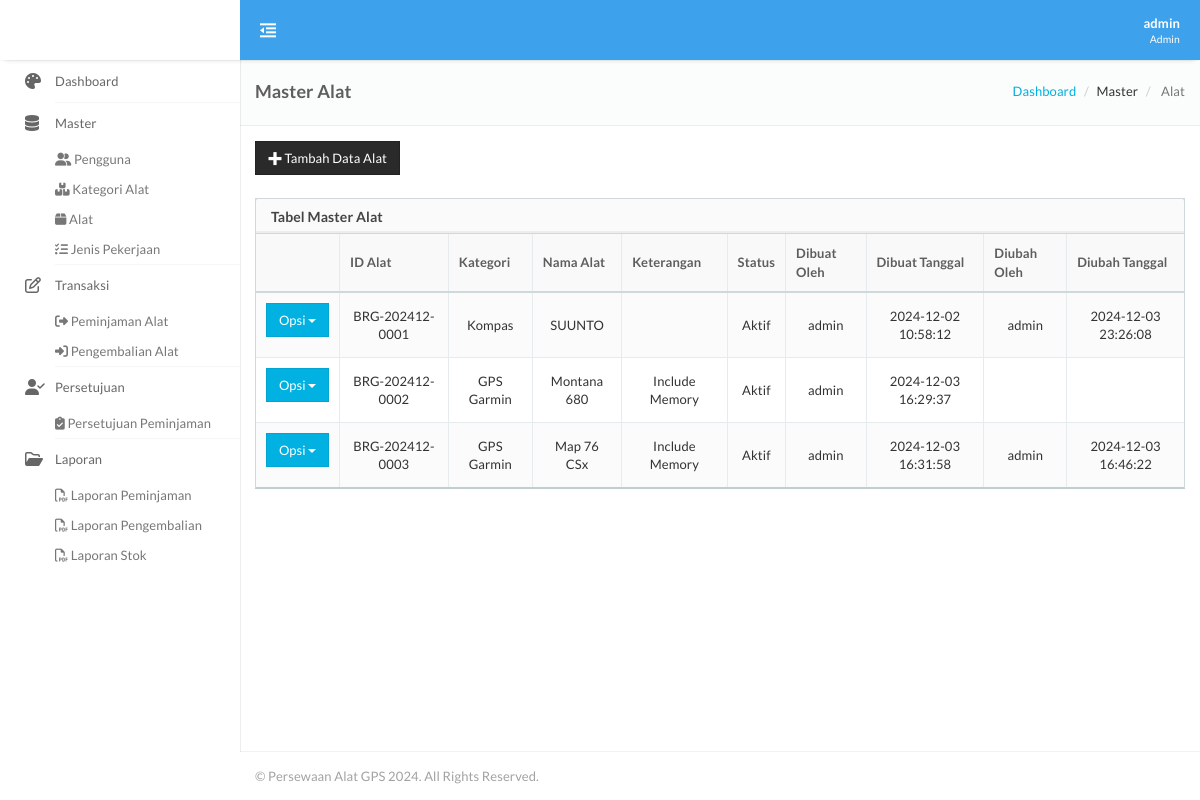
The app's page /barang.php (signed in) with its own data.
### tables this page shows
CREATE TABLE IF NOT EXISTS `m_barang` (
  `ID_BARANG` varchar(50) NOT NULL,
  `ID_KATEGORI` varchar(50) DEFAULT NULL,
  `NAMA_BARANG` varchar(100) DEFAULT NULL,
  `KETERANGAN` varchar(150) DEFAULT NULL,
  `STATUS` varchar(50) DEFAULT '1',
  `CREATED_BY` varchar(50) DEFAULT NULL,
  `CREATED_DATE` datetime DEFAULT NULL,
  `UPDATED_BY` varchar(50) DEFAULT NULL,
  `UPDATED_DATE` datetime DEFAULT NULL,
  PRIMARY KEY (`ID_BARANG`),
  KEY `ID_KATEGORI` (`ID_KATEGORI`)
);

CREATE TABLE IF NOT EXISTS `m_kategori` (
  `ID_KATEGORI` varchar(50) NOT NULL,
  `NAMA_KATEGORI` varchar(50) DEFAULT NULL,
  `DESKRIPSI` varchar(150) DEFAULT NULL,
  `STATUS` varchar(50) DEFAULT '1',
  `CREATED_BY` varchar(50) DEFAULT NULL,
  `CREATED_DATE` datetime DEFAULT NULL,
  `UPDATED_BY` varchar(50) DEFAULT NULL,
  `UPDATED_DATE` datetime DEFAULT NULL,
  PRIMARY KEY (`ID_KATEGORI`)
);

### module/backend/master/barang/t_barang.php (called while the page is built, shortened)
<?php
if (isset($_GET['method']) && $_GET['method'] == 'delete') {
    require_once '../../../connection/conn.php';
    $ID_USER = $_SESSION['LOGINUS_GIS'];
    $ID_BARANG = $_GET['id'];
    $query = "DELETE FROM m_barang WHERE ID_BARANG = :ID_BARANG";
    $params = array(':ID_BARANG' => $ID_BARANG);
    $deleteKategori = GetQuery2($query, $params);
    if ($deleteKategori->rowCount() > 0) {
        echo "<script>alert('Data berhasil dihapus');</script>";
        echo "<script>document.location.href='../../../../barang.php';</script>";
    } else {
        echo "<script>alert('Data gagal dihapus');</script>";
    }
} else {
    $query = "SELECT b.*,CASE WHEN b.STATUS = 1 THEN 'Aktif' ELSE 'Tidak Aktif' END STATUS_DETAIL,k.NAMA_KATEGORI
            FROM m_barang b
            LEFT JOIN m_kategori k ON b.ID_KATEGORI = k.ID_KATEGORI";
    $params = array();
    $getBarang = GetQuery2($query, $params);
    $rowBarang = $getBarang->fetchAll(PDO::FETCH_ASSOC);
}
?>

### module/connection/conn.php (called while the page is built, shortened)
<?php
$host = "localhost";
$database = "persewaan";
$username = "gis";
$password = "persewaangis";
try {
    $db1 = new PDO("mysql:host=$host;dbname=$database", $username, $password);
    $db1->setAttribute(PDO::ATTR_ERRMODE, PDO::ERRMODE_EXCEPTION);
    function GetQuery2($query, $params = [])
    {
        global $db1;
        $result = $db1->prepare($query);
        $result->execute($params);
        return $result;
    }
} catch (PDOException $e) {
    die("Database connection failed: " . $e->getMessage());
}
?>

### module/view/master/barang/v_barang.php (the view, shortened to what this page needs)
<div class="container-fluid">
    <div class="page-header page-header-block">
        <div class="page-header-section">
            <h4 class="title semibold">Master Alat</h4>
        </div>
        <div class="page-header-section">
            <div class="toolbar">
                <ol class="breadcrumb breadcrumb-transparent nm">
                    <li><a href="dashboard.php">Dashboard</a></li>
                    <li >Master</li>
                    <li class="active"> Alat</li>
                </ol>
            </div>
        </div>
    </div>
     <?php
    if ($_SESSION['LOGINAKS_GIS'] == 'Admin') {
        ?>
        <div class="row">
            <div class="col-lg-12">
                <a href="barang_transaksi.php" class="open-AddTingkatGelar btn btn-inverse mb5" ><i class="ico-plus2"></i> Tambah Data Alat</a>
            </div>
        </div>
        <br>
        <?php
    }
     ?>
    <div class="row">
        <div class="col-md-12">
            <div class="panel panel-default" id="demo">
                <div class="panel-heading">
                    <h3 class="panel-title">Tabel Master Alat</h3>
                </div>
                <table class="table table-striped table-bordered" id="barang-table">
                    <thead>
                        <tr>
                            <th></th>
                            <th>ID Alat</th>
                            <th>Kategori</th>
                            <th>Nama Alat</th>
                            <th>Keterangan</th>
                            <th>Status</th>
                            <th>Dibuat Oleh</th>
                            <th>Dibuat Tanggal</th>
                            <th>Diubah Oleh</th>
                            <th>Diubah Tanggal</th>
                        </tr>
                    </thead>
                    <tbody>
                        <?php
                        foreach ($rowBarang as $dataBarang) {
                            extract($dataBarang);
                            ?>
                            <tr>
                                <td align="center">
                                    <form id="eventoption-form-<?= uniqid(); ?>" method="post" class="form">
                                        <div class="btn-group" style="margin-bottom:5px;">
                                            <button type="button" class="btn btn-primary mb5 dropdown-toggle" data-toggle="dropdown">Opsi <span class="caret"></span></button>
                                        </div>
                                    </form>
                                </td>
                                <td align="center"><?= $ID_BARANG; ?></td>
                                <td align="center"><?= $NAMA_KATEGORI; ?></td>
                                <td align="center"><?= $NAMA_BARANG; ?></td>
                                <td align="center"><?= $KETERANGAN; ?></td>
                                <td align="center"><?= $STATUS_DETAIL; ?></td>
                                <td align="center"><?= $CREATED_BY; ?></td>
                                <td align="center"><?= $CREATED_DATE; ?></td>
                                <td align="center"><?= $UPDATED_BY; ?></td>
                                <td align="center"><?= $UPDATED_DATE; ?></td>
                            </tr>
                            <?php
                        }
                        ?>
                    </tbody>
                </table>
            </div>
        </div>
    </div>
</div>

### records on screen
m_barang: ID_BARANG "BRG-202412-0001", ID_KATEGORI.NAMA_KATEGORI "Kompas", NAMA_BARANG "SUUNTO", STATUS_DETAIL "Aktif", CREATED_BY "admin", CREATED_DATE "2024-12-02 10:58:12", UPDATED_BY "admin", UPDATED_DATE "2024-12-03 23:26:08"
m_barang: ID_BARANG "BRG-202412-0002", ID_KATEGORI.NAMA_KATEGORI "GPS Garmin", NAMA_BARANG "Montana 680", KETERANGAN "Include Memory", STATUS_DETAIL "Aktif", CREATED_BY "admin", CREATED_DATE "2024-12-03 16:29:37"
m_barang: ID_BARANG "BRG-202412-0003", ID_KATEGORI.NAMA_KATEGORI "GPS Garmin", NAMA_BARANG "Map 76 CSx", KETERANGAN "Include Memory", STATUS_DETAIL "Aktif", CREATED_BY "admin", CREATED_DATE "2024-12-03 16:31:58", UPDATED_BY "admin", UPDATED_DATE "2024-12-03 16:46:22"

### other values on screen
$_SESSION["LOGINNAMA_GIS"] "admin"
$_SESSION["LOGINAKS_GIS"] "Admin"
